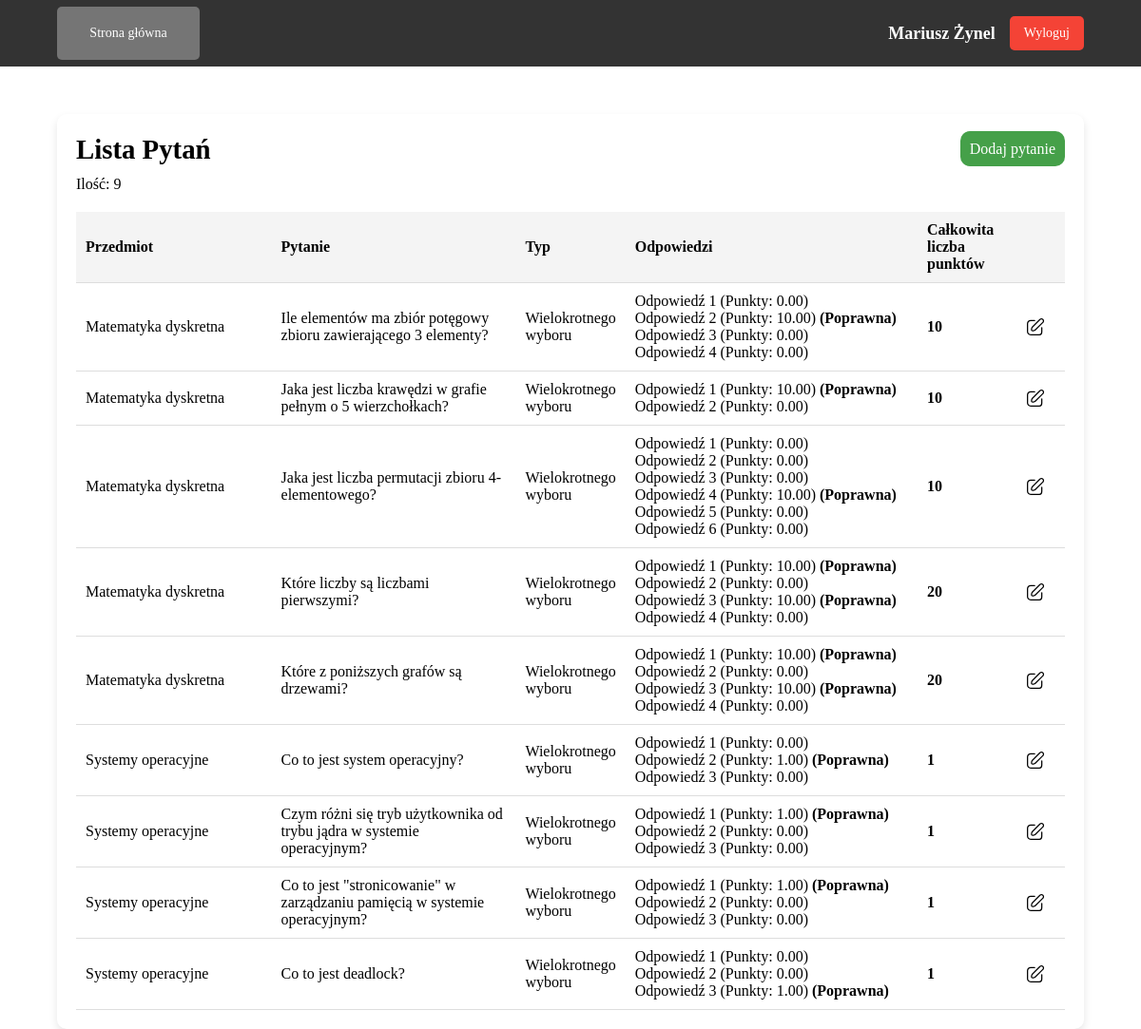
/teacher/questions.php (signed in), run on the app's committed database.
### tables this page shows
CREATE TABLE `tPytania` (
  `ID` int NOT NULL,
  `id_przedmiotu` int NOT NULL,
  `id_wykladowcy` int NOT NULL,
  `typ` varchar(255) DEFAULT NULL,
  `tresc` text NOT NULL,
  `data_stworzenia` datetime DEFAULT CURRENT_TIMESTAMP,
  `data_aktualizacji` datetime DEFAULT CURRENT_TIMESTAMP ON UPDATE CURRENT_TIMESTAMP
);

CREATE TABLE `tPrzedmioty` (
  `ID` int NOT NULL,
  `nazwa` varchar(100) NOT NULL,
  `uwagi` text,
  `id_kierunku` int DEFAULT NULL
);

CREATE TABLE `tOdpowiedzi` (
  `ID` int NOT NULL,
  `id_pytania` int NOT NULL,
  `tresc` text NOT NULL,
  `data_stworzenia` datetime DEFAULT CURRENT_TIMESTAMP,
  `data_aktualizacji` datetime DEFAULT CURRENT_TIMESTAMP ON UPDATE CURRENT_TIMESTAMP,
  `correct` tinyint(1) NOT NULL,
  `punkty` decimal(5,2) NOT NULL DEFAULT '0.00'
);

### config/functions.php (called while the page is built, shortened)
<?php
    function getGroupCountByTeacherId($conn, $table, $userId) {
        $query = "  SELECT
                        COUNT(*)
                    FROM
                        $table
                    WHERE
                        id_wykladowcy = '$userId'";
        $result = mysqli_query($conn, $query);
        $row = mysqli_fetch_row($result);
        return $row[0];
    }
    function getTableInfoByUserId($conn, $table, $userId) {
        $query = "SELECT * FROM $table WHERE id_wykladowcy = $userId";
        return mysqli_query($conn, $query);
    }
?>

### public/teacher/questions.php (the view, shortened to what this page needs)
<?php
    require_once('../../config/connect.php');
    require_once('../../config/functions.php');
    $userId = $_SESSION['user_id'];
    $QuestionCount = getGroupCountByTeacherId($conn, 'tPytania', $userId);
    $QuestionInfo = getTableInfoByUserId($conn, 'tPytania', $userId);
    function getAnswersByQuestionId($conn, $questionId) {
        $query = "SELECT * FROM tOdpowiedzi WHERE id_pytania = $questionId";
        return mysqli_query($conn, $query);
    }
    function getSubjectNameById($conn, $subjectId) {
        $subjectQuery = "SELECT nazwa FROM tPrzedmioty WHERE id = $subjectId";
        $result = mysqli_query($conn, $subjectQuery);
        if ($result) {
            $subject = mysqli_fetch_assoc($result);
            return $subject['nazwa'];
        } else {
            return null;
        }
    }
?>
<!DOCTYPE html>
<html lang="en">
<head>
    <link rel="stylesheet" href="../../assets/css/main.css">
</head>
<body>
    <header>
        <div class="header-content">
            <div class="left-header">
                <a class="nav-btn" href="teacher_dashboard.php">Strona główna</a>
            </div>
            <div class="right-header">
                <span class="name"><?php echo $_SESSION['user_name'] . ' ' . $_SESSION['user_surname']; ?></span>
                <?php
                    include('../../includes/logout_modal.php');
                ?>
            </div>
        </div>
    </header>
    <main class="main">
        <div class="container">
            <div class="title">
                <h1>Lista Pytań</h1>
                <div class="questions">
                    <a class="" style="background: #45a049; color: white; padding: 10px; border-radius: 10px;" href="add_multichoice.php">Dodaj pytanie</a>
                </div>
            </div>
            <p>Ilość: <?php echo $QuestionCount; ?></p>
            <table>
                <thead>
                    <tr>
                        <th style="width: 20%;">Przedmiot</th>
                        <th style="width: 25%;">Pytanie</th>
                        <th style="width: 10%;">Typ</th>
                        <th style="width: 30%;">Odpowiedzi</th>
                        <th style="width: 10%;">Całkowita liczba punktów</th>
                        <th style="width: 5%;"></th>
                    </tr>
                </thead>
                <tbody>
                    <?php while ($QuestionData = mysqli_fetch_assoc($QuestionInfo)): ?>
                        <tr>
                        <?php
                            $subjectId = $QuestionData['id_przedmiotu'];
                            $subjectName = getSubjectNameById($conn, $subjectId);
                        ?>
                            <td><?php echo $subjectName; ?></td>
                            <td><?php echo $QuestionData['tresc']; ?></td>
                            <td><?php echo $QuestionData['typ']; ?></td>
                            <td>
                                <ul>
                                    <?php
                                    $answers = getAnswersByQuestionId($conn, $QuestionData['ID']);
                                    $totalPoints = 0;
                                    $questionNumber = 1;
                                    while ($answer = $answers->fetch_assoc()):
                                        $totalPoints += $answer['punkty'];
                                    ?>
                                        <li>
                                            Odpowiedź <?php echo $questionNumber; ?>
                                            (Punkty: <?php echo number_format($answer['punkty'], 2); ?>)
                                            <?php if ($answer['correct'] == 1): ?>
                                                <strong>(Poprawna)</strong>
                                            <?php endif; ?>
                                        </li>
                                    <?php
                                        $questionNumber++;
                                    endwhile;
                                    ?>
                                </ul>
                            </td>
                            <td>
                                <strong><?php echo $totalPoints; ?></strong>
                            </td>
                            <td>
                                <a href="edit_question.php?question_id=<?php echo $QuestionData['ID']; ?>" class="btn-edit">
                                    <img src="../../assets/images/icons/edit.svg" class="edit-icon">
                                </a>
                            </td>
                        </tr>
                    <?php endwhile; ?>
                </tbody>
            </table>
        </div>
    </main>
</body>
</html>

### assets/css/main.css (style rules this page uses)
* { padding: 0px; margin: 0px; border: none; }
*, *::before, *::after { box-sizing: border-box; }
a, a:link, a:visited { text-decoration: none; }
aside, nav, footer, header, section, main { display: block; }
h1, h2, h3, h4, h5, h6, p { font-size: inherit; font-weight: inherit; }
ul, ul li { list-style: none; }
img { vertical-align: top; }
img, svg { max-width: 100%; height: auto; }
h1 { font-size: 1.8rem; font-weight: bold; line-height: 1.2; }
p { margin-top: 10px; }
.container { width: 90%; padding: 20px; box-shadow: 0px 4px 8px rgba(0, 0, 0, 0.1); border-radius: 10px; }
.main { margin-top: 50px; display: flex; justify-content: center; align-items: center; }
header { height: 70px; width: 100%; background-color: #333333; display: flex; align-items: center; justify-content: center; }
.header-content { width: 90%; display: flex; justify-content: space-between; }
.right-header { display: flex; justify-content: space-between; align-items: center; gap: 15px; }
.left-header { display: flex; justify-content: space-between; align-items: center; gap: 15px; }
.nav-btn { background-color: #757575; color: white; width: 150px; padding: 20px 20px; cursor: pointer; font-size: 14px; border-radius: 5px; text-align: center; }
.name { font-size: 18px; font-weight: bold; color: #fff; }
.title { display: flex; justify-content: space-between; align-items: center; }
.edit-icon { width: 20px; height: 20px; }
table { width: 100%; margin-top: 20px; border-collapse: collapse; }
th, td { padding: 10px; text-align: left; border-bottom: 1px solid #ddd; }
th { background-color: #f4f4f4; color: black; }

### data on the page
tpytania: id_przedmiotu.nazwa "Matematyka dyskretna", tresc "Ile elementów ma zbiór potęgowy zbioru zawierającego 3 elementy?", typ "Wielokrotnego wyboru", totalPoints "10"
todpowiedzi: punkty "0.00"
todpowiedzi: punkty "10.00", correct "(Poprawna)"
todpowiedzi: punkty "0.00"
todpowiedzi: punkty "0.00"
tpytania: id_przedmiotu.nazwa "Matematyka dyskretna", tresc "Jaka jest liczba krawędzi w grafie pełnym o 5 wierzchołkach?", typ "Wielokrotnego wyboru", totalPoints "10"
todpowiedzi: punkty "10.00", correct "(Poprawna)"
todpowiedzi: punkty "0.00"
tpytania: id_przedmiotu.nazwa "Matematyka dyskretna", tresc "Jaka jest liczba permutacji zbioru 4-elementowego?", typ "Wielokrotnego wyboru", totalPoints "10"
todpowiedzi: punkty "0.00"
todpowiedzi: punkty "0.00"
todpowiedzi: punkty "0.00"
todpowiedzi: punkty "10.00", correct "(Poprawna)"
todpowiedzi: punkty "0.00"
todpowiedzi: punkty "0.00"
tpytania: id_przedmiotu.nazwa "Matematyka dyskretna", tresc "Które liczby są liczbami pierwszymi?", typ "Wielokrotnego wyboru", totalPoints "20"
todpowiedzi: punkty "10.00", correct "(Poprawna)"
todpowiedzi: punkty "0.00"
todpowiedzi: punkty "10.00", correct "(Poprawna)"
todpowiedzi: punkty "0.00"
tpytania: id_przedmiotu.nazwa "Matematyka dyskretna", tresc "Które z poniższych grafów są drzewami?", typ "Wielokrotnego wyboru", totalPoints "20"
todpowiedzi: punkty "10.00", correct "(Poprawna)"
todpowiedzi: punkty "0.00"
todpowiedzi: punkty "10.00", correct "(Poprawna)"
todpowiedzi: punkty "0.00"
tpytania: id_przedmiotu.nazwa "Systemy operacyjne", tresc "Co to jest system operacyjny?", typ "Wielokrotnego wyboru", totalPoints "1"
todpowiedzi: punkty "0.00"
todpowiedzi: punkty "1.00", correct "(Poprawna)"
todpowiedzi: punkty "0.00"
tpytania: id_przedmiotu.nazwa "Systemy operacyjne", tresc "Czym różni się tryb użytkownika od trybu jądra w systemie operacyjnym?", typ "Wielokrotnego wyboru", totalPoints "1"
todpowiedzi: punkty "1.00", correct "(Poprawna)"
todpowiedzi: punkty "0.00"
todpowiedzi: punkty "0.00"
tpytania: id_przedmiotu.nazwa "Systemy operacyjne", tresc "Co to jest \"stronicowanie\" w zarządzaniu pamięcią w systemie operacyjnym?", typ "Wielokrotnego wyboru", totalPoints "1"
todpowiedzi: punkty "1.00", correct "(Poprawna)"
todpowiedzi: punkty "0.00"
todpowiedzi: punkty "0.00"
tpytania: id_przedmiotu.nazwa "Systemy operacyjne", tresc "Co to jest deadlock?", typ "Wielokrotnego wyboru", totalPoints "1"
todpowiedzi: punkty "0.00"
todpowiedzi: punkty "0.00"
todpowiedzi: punkty "1.00", correct "(Poprawna)"

### other printed values
$_SESSION['user_name'] "Mariusz"
$_SESSION['user_surname'] "Żynel"
$QuestionCount "9"
